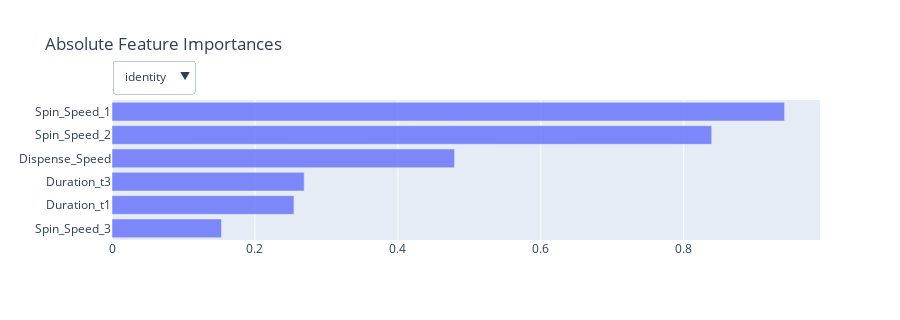

Here is the notebook cell this chart was saved with:
### Code cell
render(ax.plot.feature_importances.plot_feature_importance_by_feature(model))

### Figure 1 — Plotly figure (JSON) as saved in the notebook; plotly's stock layout.template omitted (floating-point values rounded to 4 significant figures)
{"data": [{"name": "Importance", "opacity": 0.8, "orientation": "h", "type": "bar", "visible": true, "x": [0.1532, 0.2545, 0.2688, 0.4792, 0.839, 0.941], "y": ["Spin_Speed_3", "Duration_t1", "Duration_t3", "Dispense_Speed", "Spin_Speed_2", "Spin_Speed_1"]}], "layout": {"height": 320, "hovermode": "closest", "margin": {"l": 112}, "showlegend": false, "title": {"text": "Absolute Feature Importances"}, "updatemenus": [{"buttons": [{"args": ["visible", [true]], "label": "identity", "method": "restyle"}], "pad": {"t": -40}, "x": 0, "xanchor": "left", "y": 1, "yanchor": "top"}]}}
